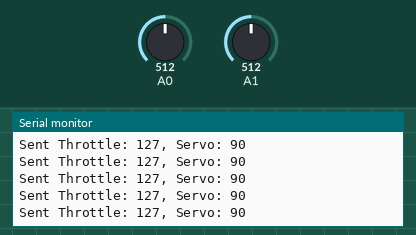
Simulated run of this sketch. Board: Arduino Uno, built with avr-gcc and run on an emulated ATmega328P. Parts: the last lines printed to the serial monitor. The test bench sets the inputs (shaded band); at power-on: A0 = 512, A1 = 512. No radio packets arrive unless stated.

Above: at 1.2 s.
1.3 s: A0 set to 716
At 1.34 s:
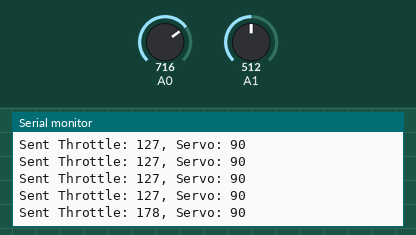
2.8 s: A1 set to 716
At 2.88 s:
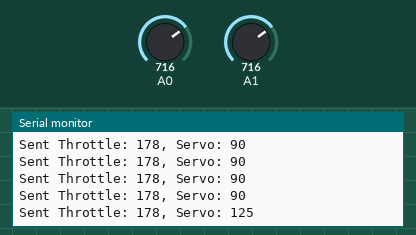
4.3 s: A0 set to 900
At 4.31 s:
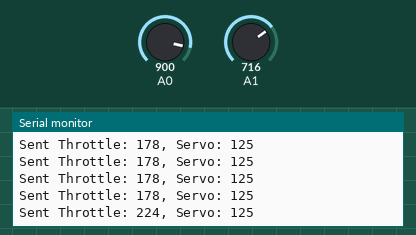
5.8 s: A1 set to 900
At 5.84 s:
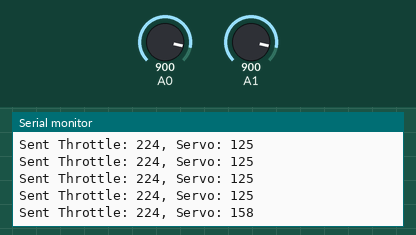
Timing chart, 0 to 8.3 s (numbered marks = the images above; inputs shaded):
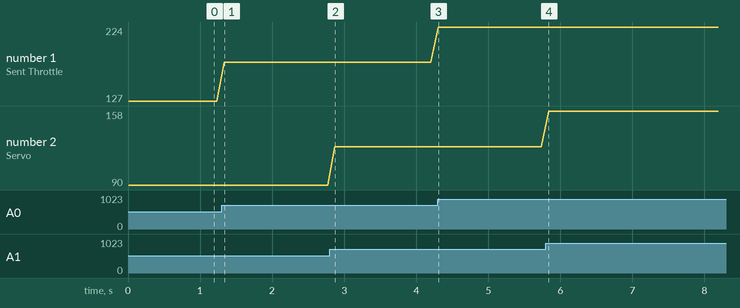

Measured:
- after the input at 1.3 s, the serial monitor: prints a new line at once (image 1)
- after the input at 2.8 s, the serial monitor: prints a new line after 0.07 s (image 2)
- after the input at 4.3 s, the serial monitor: prints a new line at once (image 3)
- after the input at 5.8 s, the serial monitor: prints a new line at once (image 4)
- plotted number 1: 127 → 178 after the input at 1.3 s, 178 → 224 after the input at 4.3 s
- plotted number 2: 90 → 125 after the input at 2.8 s, 125 → 158 after the input at 5.8 s

The sketch:

1bldc_1servo_trans.ino
```cpp
#include <SPI.h>
#include <nRF24L01.h>
#include <RF24.h>

// Create an RF24 object
RF24 radio(9, 10); // CE, CSN pins

// Address for communication
const byte address[6] = "00001";

struct DataPacket {
  int throttleValue; // Throttle for the motor
  int servoValue;    // Servo control value
};

DataPacket data; // Data structure to send

void setup() {
  Serial.begin(9600);
  radio.begin();
  radio.openWritingPipe(address);
  radio.setPALevel(RF24_PA_MIN);
  radio.stopListening();
}

void loop() {
  // Read throttle (A0)
  int potThrottle = analogRead(A0);
  data.throttleValue = map(potThrottle, 0, 1023, 0, 255);

  // Read servo (A1)
  int potServo = analogRead(A1);
  data.servoValue = map(potServo, 0, 1023, 0, 180); // Map to servo angle range (0-180)

  // Send the data packet
  radio.write(&data, sizeof(data));

  Serial.print("Sent Throttle: ");
  Serial.print(data.throttleValue);
  Serial.print(", Servo: ");
  Serial.println(data.servoValue);

  delay(100); // Short delay for smooth control
}
```
